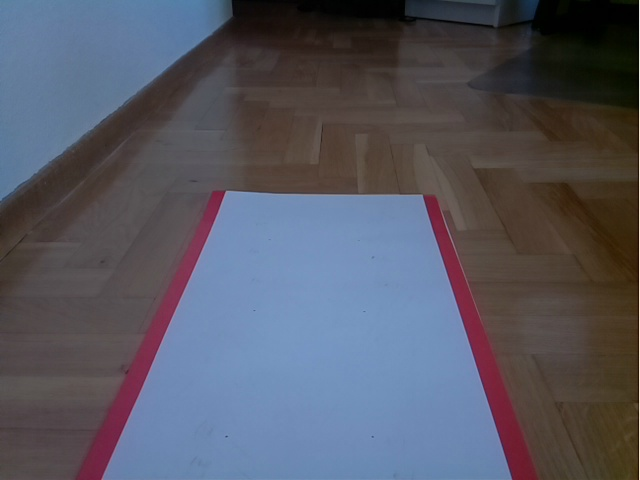
#> input picture pruebas/computer_vision/SelfDrivingVehicle/topic.jpg, 640 x 480 px
$ python -i Lane.py   (imports and definitions only)
#> lines starting #> are read from the running program, lines starting #| are printed output that depends on the picture; after the words box and inside, x2 and y2 are one past the last pixel; in counts of white or black regions, pixels touching at a corner belong together
#> further down, picture is the input picture: shape (480, 640, 3); mean B, G, R 99.3, 87.3, 85.7
import cv2 # Import the OpenCV library to enable computer vision
import numpy as np # Import the NumPy scientific computing library
import lib.edge_detection as edge # Handles the detection of lane lines
import matplotlib.pyplot as plt # Used for plotting and error checking

# Author: Addison Sears-Collins
# https://automaticaddison.com
# Description: Implementation of the Lane class

filename = 'original_lane_detection_5.jpg'

class Lane:
  """
  Represents a lane on a road.
  """
  def __init__(self, orig_frame):
    """
      Default constructor

    :param orig_frame: Original camera image (i.e. frame)
    """
    self.orig_frame = orig_frame

    # This will hold an image with the lane lines
    self.lane_line_markings = None

    # This will hold the image after perspective transformation
    self.warped_frame = None
    self.transformation_matrix = None
    self.inv_transformation_matrix = None

    # (Width, Height) of the original video frame (or image)
    self.orig_image_size = self.orig_frame.shape[::-1][1:]
#> self.orig_image_size = (640, 480)

    width = self.orig_image_size[0]
#> width = 640
    height = self.orig_image_size[1]
#> height = 480
    self.width = width
#> self.width = 640
    self.height = height
#> self.height = 480

    # Four corners of the trapezoid-shaped region of interest
    # You need to find these corners manually.
    # TENER EN CUENTA QUE LA IMAGEN ES DE 320x240
    self.roi_points = np.float32([
      (80, 60), # Top-left corner
      (-20, 240), # Bottom-left corner
      (340, 240), # Bottom-right corner
      (240,60) # Top-right corner
    ])

    # The desired corner locations  of the region of interest
    # after we perform perspective transformation.
    # Assume image width of 600, padding == 150.
    self.padding = int(0.25 * width) # padding from side of the image in pixels
#> self.padding = 160
    self.desired_roi_points = np.float32([
      [self.padding, 0], # Top-left corner
      [self.padding, self.orig_image_size[1]], # Bottom-left corner
      [self.orig_image_size[
        0]-self.padding, self.orig_image_size[1]], # Bottom-right corner
      [self.orig_image_size[0]-self.padding, 0] # Top-right corner
    ])

    # Histogram that shows the white pixel peaks for lane line detection
    self.histogram = None

    # Sliding window parameters
    self.no_of_windows = 10
    self.margin = int((1/12) * width)  # Window width is +/- margin
#> self.margin = 53
    self.minpix = int((1/24) * width)  # Min no. of pixels to recenter window
#> self.minpix = 26

    # Best fit polynomial lines for left line and right line of the lane
    self.left_fit = None
    self.right_fit = None
    self.left_lane_inds = None
    self.right_lane_inds = None
    self.ploty = None
    self.left_fitx = None
    self.right_fitx = None
    self.leftx = None
    self.rightx = None
    self.lefty = None
    self.righty = None

    # Pixel parameters for x and y dimensions
    self.YM_PER_PIX = 0.46 / 10 # centimeters per pixel in y dimension
    self.XM_PER_PIX = 0.11 / 10 # centimeters per pixel in x dimension

    # Radii of curvature and offset
    self.left_curvem = None
    self.right_curvem = None
    self.center_offset = None

  # [371 lines left out: functions calculate_car_position, calculate_curvature, calculate_histogram, display_curvature_offset, get_lane_line_previous_window, get_lane_line_indices_sliding_windows, not called in this run]

  def get_line_markings(self, frame=None):
    """
    Isolates lane lines.

      :param frame: The camera frame that contains the lanes we want to detect
    :return: Binary (i.e. black and white) image containing the lane lines.
    """
    if frame is None:
      frame = self.orig_frame

    # Convertir la imagen a HSV
    imagen_hsv = cv2.cvtColor(frame, cv2.COLOR_BGR2HSV)
#> imagen_hsv: shape (480, 640, 3); mean H, S, V 78.2, 83.6, 110.7

    # Definir los valores de HSV para la detección del color rojo
    lower_hsv = np.array([130, 55, 0])
    upper_hsv = np.array([179, 255, 255])

    # Aplicar las máscaras HSV a la imagen
    mask = cv2.inRange(imagen_hsv, lower_hsv, upper_hsv)
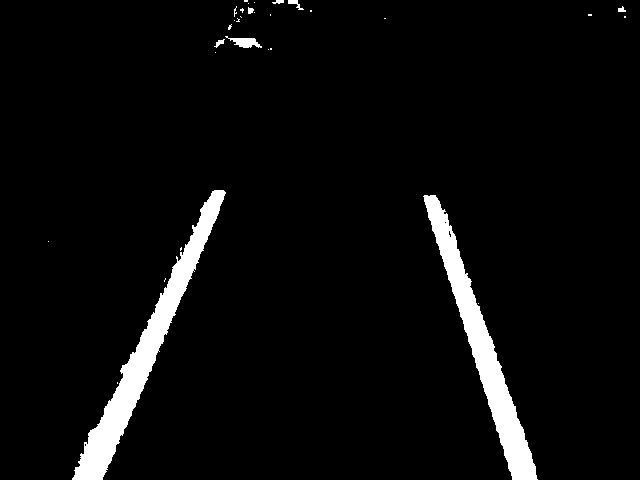
#> mask: shape (480, 640); 4.5% white; 31 white regions (23 under 20 px), largest, box (x1, y1, x2, y2) and area: (72, 190, 226, 480) 7055, (423, 195, 538, 480) 6367, (225, 36, 262, 48) 222

    # Convertir la máscara a una imagen binaria
    imagen_binaria = cv2.threshold(mask, 1, 255, cv2.THRESH_BINARY)[1]

    # cv2.imshow("Imagen binaria", imagen_binaria)
    # cv2.waitKey(1)

    self.lane_line_markings = imagen_binaria

    return self.lane_line_markings

  # [177 lines left out: functions histogram_peak, overlay_lane_lines, perspective_transform, plot_roi, main, not called in this run]

#main()

>>> import cv2
>>> picture = cv2.imread('../../../pruebas/computer_vision/SelfDrivingVehicle/topic.jpg')
>>> result = Lane(picture).get_line_markings()

$ run again, on pruebas/computer_vision/SelfDrivingVehicle/frame_capturado.jpg
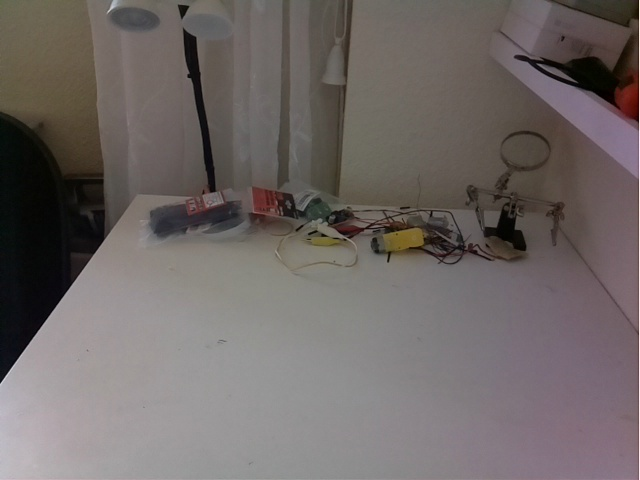
#> input picture pruebas/computer_vision/SelfDrivingVehicle/frame_capturado.jpg, 640 x 480 px
#> picture is the input picture: shape (480, 640, 3); mean B, G, R 101.9, 103.7, 111
#> imagen_hsv: shape (480, 640, 3); mean H, S, V 71.2, 34.4, 111.3
#> in get_line_markings, `mask = cv2.inRange(imagen_hsv, lower_hsv, upper_hsv)`:
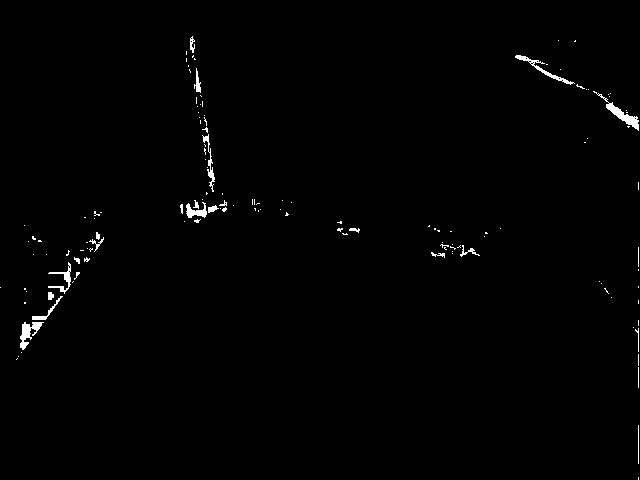
#> mask: shape (480, 640); 0.84% white; 133 white regions (109 under 20 px), largest, box (x1, y1, x2, y2) and area: (593, 91, 639, 131) 332, (20, 322, 44, 350) 280, (515, 55, 575, 85) 241

$ run again, on pruebas/computer_vision/SelfDrivingVehicle/frame_capturado_2.jpg
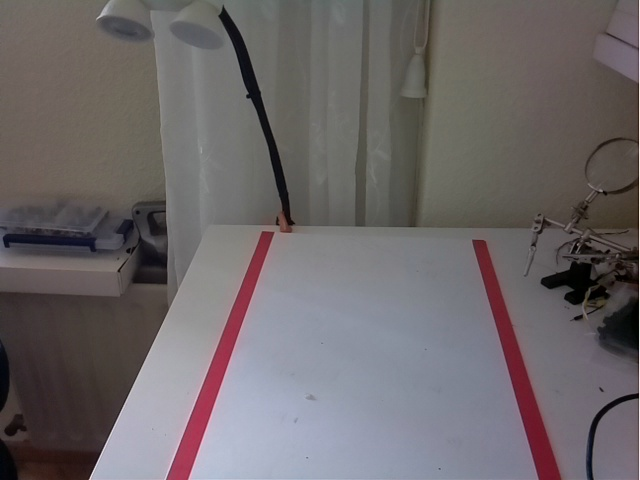
#> input picture pruebas/computer_vision/SelfDrivingVehicle/frame_capturado_2.jpg, 640 x 480 px
#> picture is the input picture: shape (480, 640, 3); mean B, G, R 104.6, 102.9, 108.5
#> imagen_hsv: shape (480, 640, 3); mean H, S, V 69.4, 34.9, 113
#> in get_line_markings, `mask = cv2.inRange(imagen_hsv, lower_hsv, upper_hsv)`:
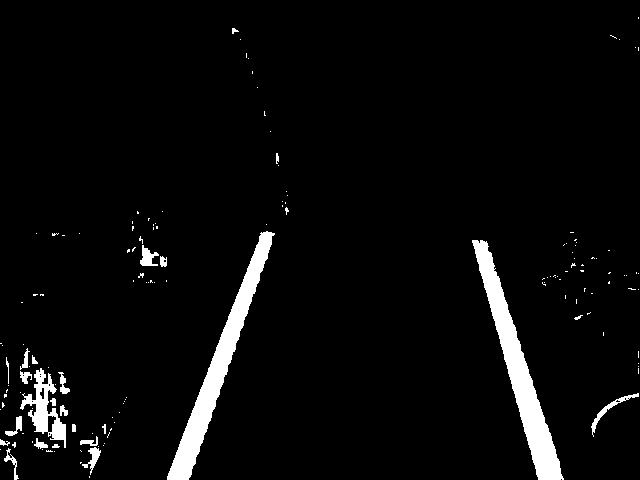
#> mask: shape (480, 640); 4.3% white; 149 white regions (124 under 20 px), largest, box (x1, y1, x2, y2) and area: (472, 240, 564, 480) 4927, (167, 231, 275, 480) 4691, (20, 368, 66, 448) 1302

$ run again, on pruebas/computer_vision/SelfDrivingVehicle/frame_curva_1.jpg
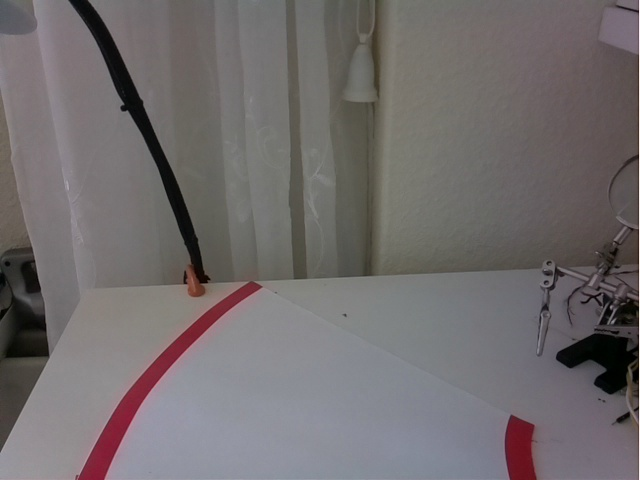
#> input picture pruebas/computer_vision/SelfDrivingVehicle/frame_curva_1.jpg, 640 x 480 px
#> picture is the input picture: shape (480, 640, 3); mean B, G, R 108.9, 108, 113.1
#> imagen_hsv: shape (480, 640, 3); mean H, S, V 84.5, 25.1, 115.5
#> in get_line_markings, `mask = cv2.inRange(imagen_hsv, lower_hsv, upper_hsv)`:
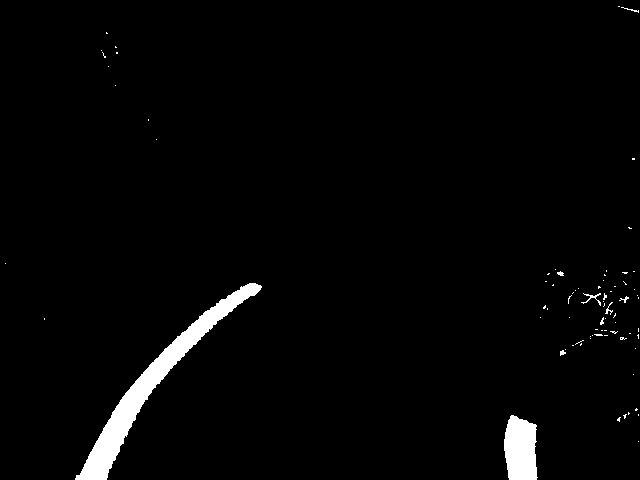
#> mask: shape (480, 640); 2.4% white; 78 white regions (70 under 20 px), largest, box (x1, y1, x2, y2) and area: (75, 283, 262, 480) 5009, (504, 415, 538, 480) 1819, (581, 293, 601, 306) 65
